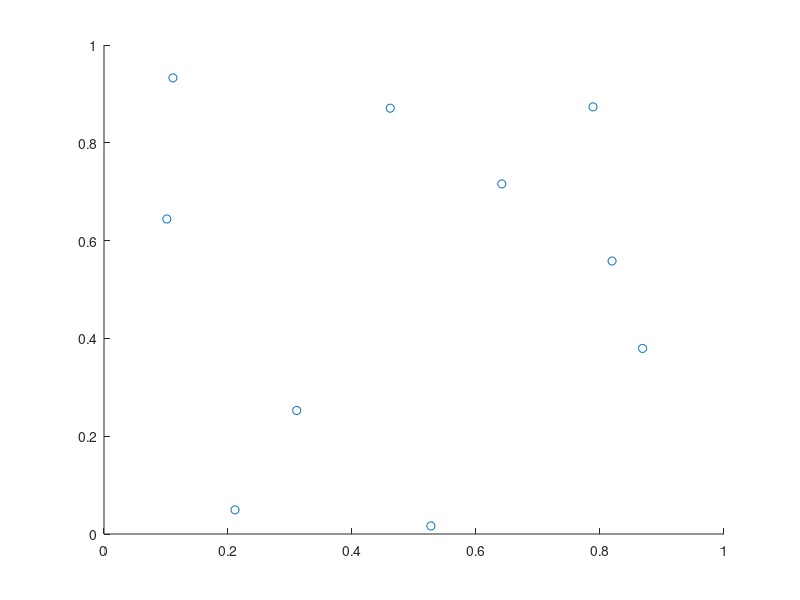

Write MATLAB code to recreate this figure.
%% Midterm Chaos Matlab Sheet 2 for prob 3

close all; 
clear all;
clc

% theta1 = 0:0.001:pi;
% theta2 = pi:0.001:2*pi;
% c_1 = -1/4*((exp(i*theta1)-1).^2) + 1/4;
% polarplot(theta1,c_1)
% hold on
% c_2 = -1/4*((-exp(i*theta2)+1).^2) + 1/4;
% polarplot(theta2,c_2)
% hold off
% legend('c(\theta) 0 to \pi', 'c(\theta) \pi to 2\pi')
% 
% t = sym('t');
% c_1 = -1/4*((exp(i*t)-1).^2) + 1/4;
% c_2 = -1/4*((-exp(i*t)+1).^2) + 1/4;
% c_1-c_2

%% Stable Point Check

% last = 0;
% theta = 0;
% r = 0.4;
% for i = 1:300
%     Sec_last = last;
%     last = (last)^2 + -1/4*((r*exp(i*theta)-1).^2 + 1);
% end 
% last
% Sec_last

%% c=a+bi curves

% theta = linspace(0,2*pi,1000);
% a = (-((cos(theta)).^2)+2.*cos(theta)+(sin(theta)).^2)./4;
% b = (-2.*cos(theta).*sin(theta)+2.*sin(theta))./4;
% plot(a,b)
% hold on
% xline(0)
% yline(0)
% xlabel('Real values, a')
% ylabel('Imaginary values, bi')
% hold off

%% Random
% z1p = (1+sqrt(1-4*c))/2
% z1n = (1-sqrt(1-4*c))/2
% 
% z2p = (z1p)^2+c
% z2n = (z1n)^2+c


%% Roots
% c = sym('c');
% thet = sym('thet');
% p = [4, 0, 4, -exp(1i*thet)];
% rooteqs = roots(p);
% zeq1 = rooteqs(1);
% zeq2 = rooteqs(2);
% zeq3 = rooteqs(3);
% 
% theta = linspace(0,2*pi,1000);
% z1a  = subs(real(zeq1),thet,theta);
% z1bi = subs(imag(zeq1),thet,theta);
% z2a  = subs(real(zeq2),thet,theta);
% z2bi = subs(imag(zeq2),thet,theta);
% z3a  = subs(real(zeq3),thet,theta);
% z3bi = subs(imag(zeq3),thet,theta);
% 
% plot(z1a,z1bi)
% hold on
% plot(z2a,z2bi)
% plot(z3a,z2bi)
% xline(0)
% yline(0)
% xlabel('Real values, a')
% ylabel('Imaginary values, bi')
% hold off


%% Early Bif Diag. try
% cap_res = 5000;
% c_vals = linspace(-2.4,1.2,cap_res);
% X = 1;
% n = 1;
% x_next = 0;
% x_in = 0;
% xline(0)
% hold on
% yline(0);
% title('Bifurcation Diagram for, x_{n+1} = x_n + c, for varied values of c')
% xlabel('c','FontSize',16)
% ylabel('x_{n+1}','FontSize',16)
% 
% for X = 1:cap_res
%     for n = 1:50
%         x_next = (x_in)^2 + c_vals(X);
%         x_in = x_next;
%     end
%     if x_in < 3 & x_in > -3
%        plot(c_vals(X),x_in,'.r');
%     end
%     x_in = 0;
% end
% 
% hold off

%% f^(2)(z) c plots

% theta = linspace(0,2*pi,1000);
% a = (-((cos(theta)).^2)+2.*cos(theta)+(sin(theta)).^2)./4;
% b = (-2.*cos(theta).*sin(theta)+2.*sin(theta))./4;
% plot(a,b,'-b')
% hold on
% xline(0)
% yline(0)
% xlabel('Real values, a','FontSize',16)
% ylabel('Imaginary values, bi','FontSize',16)
% 
% theta = linspace(0,2*pi,3000); 
% a2 = 1/4.*cos(theta)-1;
% bi2 = 1/4.*sin(theta);
% a3 = -1/4.*cos(theta)-1
% bi3 = -1/4.*sin(theta)
% plot(a2,bi2,'--r')
% plot(a3,bi3,'--r')
% xline(0)
% yline(0)
% xlabel('Real values, a')
% ylabel('Imaginary values, bi')
% title('Combined Period 1 and 2 Stability Curves','FontSize',16)
% hold off
% % ylim([-.3 .3])

%% Sandbox

scatter(rand(1,10),rand(1,10))
cap_res = 200;
a_vals = linspace(-2.4,1.2,cap_res);
b_vals = linspace(-1.5,1.5,cap_res);
z_cur = 0+0*i;

plotmat = []
plotmat(2,2)=1
plotmat(200,200) = 7
